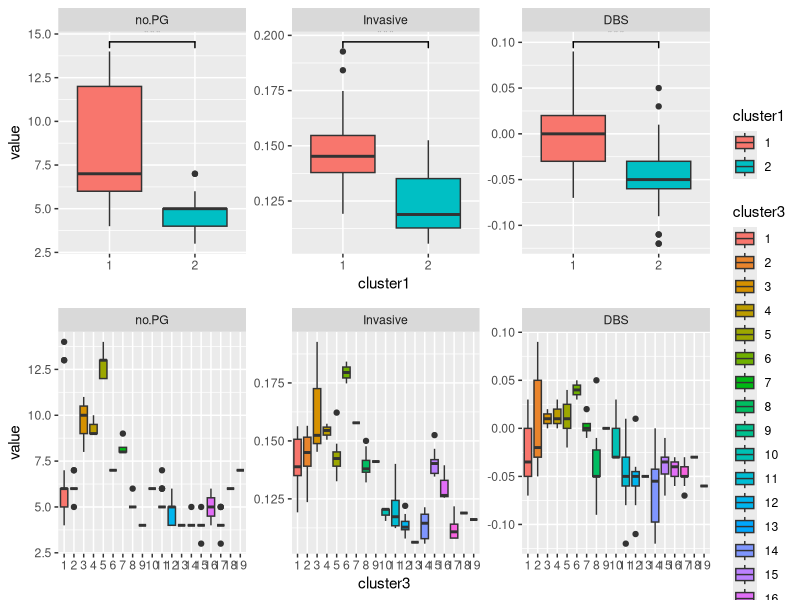

R code for this plot:
# Script to make figure 1 boxplot in phylogeny of S. Typhimurium with associated population
# variation in PG (HACS), mean DBS and Invasivness Index for 1st and 3rd population levels

options(stringsAsFactors = FALSE)

library(reshape2)
library(ggplot2)
library(ggpubr)
library(ggsignif)
library(gridExtra)

#### LOAD DATA ####

baps.data <- read.table("../baps_data_3lev.txt",
                        sep = "\t", header = TRUE)

HACS.data <- read.table("PG_99.csv",
                          sep = ",", header = TRUE)

invasivness.data <- read.table("mapping_votes.csv",
                         sep = ",", header = TRUE)

dbs.score <- read.table("first_line_core_genome.txt", sep = "\n", header = F, comment.char = "")

#### Clean Data ####

# HACS data
HACS.data$name <- gsub("ALL_REPORTS/report_", "", HACS.data$name)
HACS.data$name <- gsub(".tsv", "", HACS.data$name)
# rownames(HAC.data) <- ariba.data4$name
colnames(HACS.data) <- gsub(".match", "", colnames(HACS.data))
HACS.data[HACS.data == "no"] <- 1
HACS.data[HACS.data == "yes"] <- 0
test.4 <- as.data.frame(lapply(HACS.data, as.numeric))

pg.number <- as.data.frame(cbind(as.data.frame(lapply(HACS.data, as.numeric))[,1],
                                 rowSums(as.data.frame(lapply(HACS.data, as.numeric))
                                         [2:dim(as.data.frame(lapply(HACS.data, as.numeric)))[2]])))
colnames(pg.number) <- c("V2","no.PG")

# DBS data
dbs.split <- sapply(dbs.score, function(x) strsplit(x, ":"))
dbs.mean <- lapply(dbs.split, '[', 3)
dbs.mean <- gsub(" SD", "", dbs.mean)
dbs.mean <- as.numeric(gsub(" ", "", dbs.mean))
dbs.mean <- round(as.numeric(as.character(dbs.mean)),2)
dbs.num <- lapply(dbs.split, '[', 1)
dbs.num <- lapply(dbs.num, function(x) strsplit(x, "_"))
dbs.num <- unlist(dbs.num, recursive = F)
dbs.num <- lapply(dbs.num, '[', 2)
dbs.num <- gsub("/core", "", dbs.num)
dbs.res <- as.data.frame(cbind(dbs.num, dbs.mean))
colnames(dbs.res) <- c("ID","DBS")

# BAPS data
colnames(baps.data) <- c("SampleID","Row", "X1.layer.clusterID", "level1","level2","level3" )

# Change sample names 
baps.data$SampleID[grep("mysnps_rep_", baps.data$SampleID)] <- 
  sapply(baps.data$SampleID[grep("mysnps_rep_", baps.data$SampleID)], 
         function(x) as.numeric(gsub("mysnps_rep_","", x))+120)

# Change sample names 
baps.data$SampleID[grep("mysnps_", baps.data$SampleID)] <- 
  sapply(baps.data$SampleID[grep("mysnps_", baps.data$SampleID)], 
         function(x) as.numeric(gsub("mysnps_","", x)))



#### Merge and Prepare Data ####

merge.data <- merge(baps.data[,c(1,4,6)], pg.number, by.x = "SampleID", by.y = "V2")
merge.data <- merge(merge.data, invasivness.data[,c(1,3)], by.x = "SampleID", by.y = "Strain", all = T)
merge.data <- merge(merge.data, dbs.res, by.x = "SampleID", by.y = "ID", all = T)

merge.data <- merge.data[, -1]

colnames(merge.data) <- c("cluster1", "cluster3", "no.PG", "Invasive", "DBS" )

merge.data$cluster3 <- as.character(merge.data$cluster3)
merge.data$cluster1 <- as.character(merge.data$cluster1)
merge.data$DBS <- as.numeric(as.character(merge.data$DBS))

# flatten data for ggplot
flat.data <- melt(merge.data)
# add levels to order data
flat.data$cluster3 <- factor(flat.data$cluster3, levels = c("1","2","3", "4", "5", "6", "7", "8", "9", "10", "11", "12", "13", "14", "15", "16", "17", "18", "19"))
flat.data$cluster1 <- factor(flat.data$cluster1, levels = c("1","2"))


#### plot figures ###

p1 <- ggplot(flat.data, aes(x=cluster3,y=value,fill=cluster3)) + geom_boxplot() + facet_wrap(~variable, scales = "free") #+

p2 <- ggplot(flat.data, aes(x=cluster1,y=value,fill=cluster1)) + geom_boxplot() + facet_wrap(~variable, scales = "free") +
    geom_signif(comparisons = list(c("1","2")),
                 map_signif_level=TRUE, test = "t.test")

# arange two plots on grid
plots <- grid.arrange(p2, p1)
#save plot
ggsave("boxplots.pdf",plot = plots,  width = 600, height = 400, units = "mm",
       dpi = 600, bg = "transparent")
